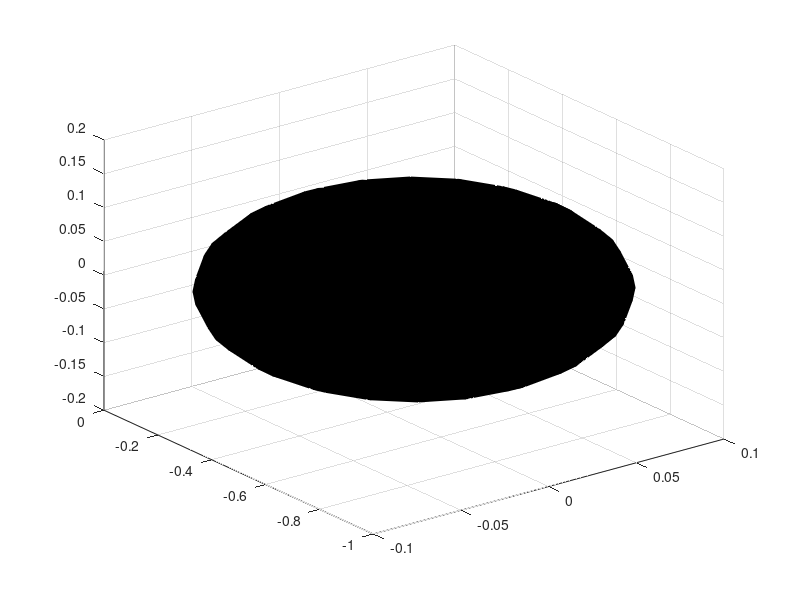

Reproduce this figure in MATLAB. (Note: this script raises an error after producing the figure.)
%%%%%%%%%%%%%%%%%%%%%%%%%%%%%%%%%%%%%%%%%%%%%%%%%%%%%%%%%%%%%%%%%%%%%%%%%%%
%%%%%                                                                 %%%%%
%%%%%                     SHOULDER MODEL 3D                           %%%%%
%%%%%                                                                 %%%%%
%%%%% Author: Humberto J De las Casas	                              %%%%%
%%%%%%%%%%%%%%%%%%%%%%%%%%%%%%%%%%%%%%%%%%%%%%%%%%%%%%%%%%%%%%%%%%%%%%%%%%%

close all
clear
clc

%%%%%%%%%%%%%%%%%%%%%%%%%%%%%%%%%%%%%%%%%%%%%%%%%%%%%%%%%%%%%%%%%%%%%%%%%%%
%%%%% All bodies in global coordinates:
%%%%% Axis on Schematic (Anterior View): Left "Z", Up "Y", Out "X".
ground=[0 0 0];
clavicle=[0.006325 0.00693 0.025465];
scapula=[-0.01433 0.02007 0.135535]+clavicle;
humerus=[-0.00955 -0.034 0.009]+scapula;
ulna=[0.0061 -0.2904 -0.0123]+humerus;
radius=[0.0004 -0.011503 0.019999]+ulna;
proximal_row=[0.018 -0.242 0.025]+radius;
hand=[0.003992 -0.015054 0.002327]+proximal_row;

%%%%%%%%%%%%%%%%%%%%%%%%%%%%%%%%%%%%%%%%%%%%%%%%%%%%%%%%%%%%%%%%%%%%%%%%%%%
%%%%% Bodies used for the project: "ground" and "humerus". PLOTS.
[x,y,z]=ellipsoid(ground(1),ground(2)-0.5,ground(3),0.1,0.5,0.12);
figure; surf(x,y,z,'FaceColor','k'); alpha 0.15; axis equal; view(90,0)
[x,y,z]=sphere; hold on; xlabel('X'); ylabel('Y'); zlabel('Z'); camroll(90)
surf(x*0.03,y*0.03,z*0.03,'FaceColor','b')
[x,y,z]=sphere;
surf(x*0.03+humerus(1),y*0.03+humerus(2),z*0.03+humerus(3),'FaceColor','r')
surf(x*0.03+humerus(1),y*0.03+humerus(2)-0.55,z*0.03+humerus(3),...
     'FaceColor','y'); legend('Body','Ground','Humerus','Wrist')
plot3([ground(1) humerus(1)],[ground(2) humerus(2)],...
      [ground(3) humerus(3)],'k','LineWidth',10)
plot3([humerus(1) humerus(1)],[humerus(2) humerus(2)-0.55],...
      [humerus(3) humerus(3)],'k','LineWidth',10)
plot3([ground(1) 0.30],[ground(2) 0],[ground(3) 0],'r','LineWidth',2)
plot3([ground(1) 0],[ground(2) 0.30],[ground(3) 0],'y','LineWidth',2)
plot3([ground(1) 0],[ground(2) 0],[ground(3) 0.30],'g','LineWidth',2)

%%%%%%%%%%%%%%%%%%%%%%%%%%%%%%%%%%%%%%%%%%%%%%%%%%%%%%%%%%%%%%%%%%%%%%%%%%%
%%%%% Muscles Attachments (10) - INITIAL POSITIONS.
DELT1_A=[0.009 -0.119 0.006]+humerus;           % Deltoid - 1.
DELT1_B=[-0.014 0.011 0.08]+clavicle;
DELT2_A=[0.005 -0.136 0.006]+humerus;           % Deltoid - 2.
DELT2_B=[-0.011 0 0.006]+scapula;
DELT3_A=[-0.056 0.001 -0.025]+scapula;          % Deltoid - 3.
DELT3_B=[0.002 -0.076 0.01]+humerus;
SUPSP_A=[0.003 0.011 0.026]+humerus;            % Supraspinatus.
SUPSP_B=[-0.044 -0.015 -0.059]+scapula;
INFSP_A=[-0.009 0.005 0.024]+humerus;           % Infraspinatus.
INFSP_B=[-0.074 -0.055 -0.048]+scapula;
SUBSC_A=[0.014 0.008 -0.013]+humerus;           % Subscapularis.
SUBSC_B=[-0.072 -0.039 -0.065]+scapula;
TMIN_A=[-0.001 -0.013 0.022]+humerus;           % Teres Minor.
TMIN_B=[-0.096 -0.081 -0.053]+scapula;
TMAJ_A=[0.01 -0.054 -0.006]+humerus;            % Teres Major.
TMAJ_B=[-0.105 -0.103 -0.058]+scapula;
CORB_A=[0.012 -0.041 -0.027]+scapula;           % Coracobra Chialis.
CORB_B=[0.007 -0.15 -0.008]+humerus;
TRIlong_A=[-0.046 -0.041 -0.014]+scapula;       % Triceps Brachi Long Head.
TRIlong_B=[-0.022 0.01 -0.001]+ulna;

%%%%%%%%%%%%%%%%%%%%%%%%%%%%%%%%%%%%%%%%%%%%%%%%%%%%%%%%%%%%%%%%%%%%%%%%%%%
%%%%% Ploting the Muscles Attachments.
plot3([DELT1_A(1) DELT1_B(1)],[DELT1_A(2) DELT1_B(2)],...
      [DELT1_A(3) DELT1_B(3)],'c','LineWidth',2);
plot3([DELT2_A(1) DELT2_B(1)],[DELT2_A(2) DELT2_B(2)],...
      [DELT2_A(3) DELT2_B(3)],'c','LineWidth',2);
plot3([DELT3_A(1) DELT3_B(1)],[DELT3_A(2) DELT3_B(2)],...
      [DELT3_A(3) DELT3_B(3)],'c','LineWidth',2);
plot3([SUPSP_A(1) SUPSP_B(1)],[SUPSP_A(2) SUPSP_B(2)],...
      [SUPSP_A(3) SUPSP_B(3)],'c','LineWidth',2);
plot3([INFSP_A(1) INFSP_B(1)],[INFSP_A(2) INFSP_B(2)],...
      [INFSP_A(3) INFSP_B(3)],'c','LineWidth',2);
plot3([SUBSC_A(1) SUBSC_B(1)],[SUBSC_A(2) SUBSC_B(2)],...
      [SUBSC_A(3) SUBSC_B(3)],'c','LineWidth',2);
plot3([TMIN_A(1) TMIN_B(1)],[TMIN_A(2) TMIN_B(2)],...
      [TMIN_A(3) TMIN_B(3)],'c','LineWidth',2);
plot3([TMAJ_A(1) TMAJ_B(1)],[TMAJ_A(2) TMAJ_B(2)],...
      [TMAJ_A(3) TMAJ_B(3)],'c','LineWidth',2);
plot3([CORB_A(1) CORB_B(1)],[CORB_A(2) CORB_B(2)],...
      [CORB_A(3) CORB_B(3)],'c','LineWidth',2);
plot3([TRIlong_A(1) TRIlong_B(1)],[TRIlong_A(2) TRIlong_B(2)],...
      [TRIlong_A(3) TRIlong_B(3)],'c','LineWidth',2);

%%%%%%%%%%%%%%%%%%%%%%%%%%%%%%%%%%%%%%%%%%%%%%%%%%%%%%%%%%%%%%%%%%%%%%%%%%%
%%%%% Symbolic Variables. 
syms q1 q2 q3 q1dot q2dot q3dot q1ddot q2ddot q3ddot g
qdot=[q1dot;q2dot;q3dot];qddot=[q1ddot;q2ddot;q3ddot];

%%%%%%%%%%%%%%%%%%%%%%%%%%%%%%%%%%%%%%%%%%%%%%%%%%%%%%%%%%%%%%%%%%%%%%%%%%%
%%%%% Frames transformation on function of q=[q1 q2 q3].  
Q_00=eye(4)+[zeros(4,3) [ground(1);ground(2);ground(3);0]];
Q_Humerus_0=(eye(4)+[zeros(4,3) [humerus(1);humerus(2);humerus(3);0]]);
Q_Humerus_1=Q_Humerus_0*[cos(q1) -sin(q1) 0 0;sin(q1) cos(q1) 0 0 ...
        ;0 0 1 0;0 0 0 1]*[1 0 0 0;0 0 1 0;0 -1 0 0;0 0 0 1];
Q_Humerus_2=Q_Humerus_1*...
        [cos(q2) -sin(q2) 0 0;sin(q2) cos(q2) ...
        0 0;0 0 1 0;0 0 0 1]*[0 -1 0 0;1 0 0 0;0 0 1 0; 0 0 0 1]*...
        [1 0 0 0;0 0 -1 0;0 1 0 0; 0 0 0 1];
Q_Humerus_3=Q_Humerus_2*[cos(q3) -sin(q3) ...
        0 0;sin(q3) cos(q3) 0 0;0 0 1 0;0 0 0 1];

Q_Ulna_1=Q_Humerus_1*(eye(4)+[zeros(4,3) [ulna(1)-humerus(1);...
        -ulna(3)+humerus(3);ulna(2)-humerus(2);0]]);
Q_Ulna_2=Q_Humerus_2*(eye(4)+[zeros(4,3) [-ulna(3)+humerus(3);...
        ulna(2)-humerus(2);ulna(1)-humerus(1);0]]);
Q_Ulna_3=Q_Humerus_3*(eye(4)+[zeros(4,3) [-ulna(3)+humerus(3);...
        ulna(2)-humerus(2);ulna(1)-humerus(1);0]]);

Q_Radius_1=Q_Ulna_1*(eye(4)+[zeros(4,3) [radius(1)-ulna(1);...
        -radius(3)+ulna(3);radius(2)-ulna(2);0]]);
Q_Radius_2=Q_Ulna_2*(eye(4)+[zeros(4,3) [-radius(3)+ulna(3);...
        radius(2)-ulna(2);radius(1)-ulna(1);0]]);
Q_Radius_3=Q_Ulna_3*(eye(4)+[zeros(4,3) [-radius(3)+ulna(3);...
        radius(2)-ulna(2);radius(1)-ulna(1);0]]);

Q_PR_1=Q_Radius_1*(eye(4)+[zeros(4,3) [proximal_row(1)-radius(1);...
        -proximal_row(3)+radius(3);proximal_row(2)-radius(2);0]]);
Q_PR_2=Q_Radius_2*(eye(4)+[zeros(4,3) [-proximal_row(3)+radius(3);...
        proximal_row(2)-radius(2);proximal_row(1)-radius(1);0]]);
Q_PR_3=Q_Radius_3*(eye(4)+[zeros(4,3) [-proximal_row(3)+radius(3);...
        proximal_row(2)-radius(2);proximal_row(1)-radius(1);0]]);

Q_Hand_1=Q_PR_1*(eye(4)+[zeros(4,3) [hand(1)-proximal_row(1);...
        -hand(3)+proximal_row(3);hand(2)-proximal_row(2);0]]);
Q_Hand_2=Q_PR_2*(eye(4)+[zeros(4,3) [-hand(3)+proximal_row(3);...
        hand(2)-proximal_row(2);hand(1)-proximal_row(1);0]]);
Q_Hand_3=Q_PR_3*(eye(4)+[zeros(4,3) [-hand(3)+proximal_row(3);...
        hand(2)-proximal_row(2);hand(1)-proximal_row(1);0]]);

%%%%%%%%%%%%%%%%%%%%%%%%%%%%%%%%%%%%%%%%%%%%%%%%%%%%%%%%%%%%%%%%%%%%%%%%%%%
%%%%% Jacobian respect to the center of mass.
%%%%%%%%%%%%%%%%%%%%%%%%%%%%%%%%%%%%%%%%%%%%%%%%%%%%%%%%%%%%%%%%%%%%%%%%%%%

%%%%%%%%%%%%%%%%%%%%%%%%%%%%%%%%%%%%%%%%%%%%%%%%%%%%%%%%%%%%%%%%%%%%%%%%%%%
%%%%% Physical parameters - Humerus:
Humerus_mass=1.99757;
Humerus_mass_center_1=Q_Humerus_1*(eye(4)+[zeros(4,3) ...
        [0.018064;0.012746;-0.140141;0]]);
Humerus_mass_center_2=Q_Humerus_2*(eye(4)+[zeros(4,3) ...
        [0.012746;-0.140141;0.018064;0]]);    
Humerus_mass_center_3=Q_Humerus_3*(eye(4)+[zeros(4,3) ...
        [0.012746;-0.140141;0.018064;0]]);
Humerus_I=[0.01227763 -3.4741E-4 -2.325E-4;-3.4741E-4 0.00255133 0.0012293; ...
        -2.325E-4 0.0012293 0.01257888];                                   

%%%%%%%%%%%%%%%%%%%%%%%%%%%%%%%%%%%%%%%%%%%%%%%%%%%%%%%%%%%%%%%%%%%%%%%%%%%
%%%%% Physical parameters - Ulna, Radius and Hand:
Ulna_mass=1.1053;
Radius_mass=0.23359;
Hand_mass=0.5819;
Ulna_mass_center_1=Q_Ulna_1*(eye(4)+[zeros(4,3) ...
        [0.00971783;-0.024286;-0.0959509;0]]);
Ulna_mass_center_2=Q_Ulna_2*(eye(4)+[zeros(4,3) ...
        [-0.024286;-0.0959509;0.00971783;0]]);
Ulna_mass_center_3=Q_Ulna_3*(eye(4)+[zeros(4,3) ...
        [-0.024286;-0.0959509;0.00971783;0]]);
Radius_mass_center_1=Q_Radius_1*(eye(4)+[zeros(4,3) ...
        [0.0336341;-0.0156;-0.181559;0]]);
Radius_mass_center_2=Q_Radius_2*(eye(4)+[zeros(4,3) ...
        [-0.0156;-0.181559;0.0336341;0]]);
Radius_mass_center_3=Q_Radius_3*(eye(4)+[zeros(4,3) ...
        [-0.0156;-0.181559;0.0336341;0]]);
Hand_mass_center_1=Q_Hand_1*(eye(4)+[zeros(4,3) ...
        [-0.00301314;0.00112205;-0.0424993;0]]);
Hand_mass_center_2=Q_Hand_2*(eye(4)+[zeros(4,3) ...
        [0.00112205;-0.0424993;-0.00301314;0]]);
Hand_mass_center_3=Q_Hand_3*(eye(4)+[zeros(4,3) ...
        [0.00112205;-0.0424993;-0.00301314;0]]);
Ulna_I=[0.00541309 3.1686E-4 -7.615E-5;3.1686E-4 ...
        0.00115318 0.00109169;-7.615E-5 0.00109169 0.00494361];
Radius_I=[4.3855E-4 3.014E-5 -4.24E-6; 3.014E-5 8.859E-5 ...
        6.418E-5; -4.24E-6 6.418E-5 4.0258E-4];
Hand_I=[1.1E-4 9.0E-7 -2.0E-7;9.0E-7 6.0E-5 1.2E-5; ...
        -2.0E-7 1.2E-5 1.5E-4];
    
%%%%%%%%%%%%%%%%%%%%%%%%%%%%%%%%%%%%%%%%%%%%%%%%%%%%%%%%%%%%%%%%%%%%%%%%%%%
%%%%% Due to the model only has 3 DOFs on the humerus socket-ball joint, 
%%%%% the Z vectors direction are the same for all frames.
Z_0=Q_Humerus_0(1:3,3);
Z_1=Q_Humerus_1(1:3,3);
Z_2=Q_Humerus_2(1:3,3);

%%%%%%%%%%%%%%%%%%%%%%%%%%%%%%%%%%%%%%%%%%%%%%%%%%%%%%%%%%%%%%%%%%%%%%%%%%%
%%%%% Jacobian - Humerus:
J_Humerus=cross(Z_0,Humerus_mass_center_1(1:3,4)-Q_Humerus_0(1:3,4));
J_Humerus(1:3,2)=cross(Z_1,Humerus_mass_center_2(1:3,4)-Q_Humerus_0(1:3,4));
J_Humerus(1:3,3)=cross(Z_2,Humerus_mass_center_3(1:3,4)-Q_Humerus_0(1:3,4));    
J_Humerus(4:6,1:3)=[Z_0 Z_1 Z_2];
J_Humerus=simplify(J_Humerus);

%%%%%%%%%%%%%%%%%%%%%%%%%%%%%%%%%%%%%%%%%%%%%%%%%%%%%%%%%%%%%%%%%%%%%%%%%%%
%%%%% Jacobian - Ulna:
J_Ulna=cross(Z_0,Ulna_mass_center_1(1:3,4)-Q_Humerus_0(1:3,4));
J_Ulna(1:3,2)=cross(Z_1,Ulna_mass_center_2(1:3,4)-Q_Humerus_0(1:3,4));
J_Ulna(1:3,3)=cross(Z_2,Ulna_mass_center_3(1:3,4)-Q_Humerus_0(1:3,4));    
J_Ulna(4:6,1:3)=[Z_0 Z_1 Z_2];
J_Ulna=simplify(J_Ulna);

%%%%%%%%%%%%%%%%%%%%%%%%%%%%%%%%%%%%%%%%%%%%%%%%%%%%%%%%%%%%%%%%%%%%%%%%%%%
%%%%% Jacobian - Radius:
J_Radius=cross(Z_0,Radius_mass_center_1(1:3,4)-Q_Humerus_0(1:3,4));
J_Radius(1:3,2)=cross(Z_1,Radius_mass_center_2(1:3,4)-Q_Humerus_0(1:3,4));
J_Radius(1:3,3)=cross(Z_2,Radius_mass_center_3(1:3,4)-Q_Humerus_0(1:3,4));    
J_Radius(4:6,1:3)=[Z_0 Z_1 Z_2];
J_Radius=simplify(J_Radius);

%%%%%%%%%%%%%%%%%%%%%%%%%%%%%%%%%%%%%%%%%%%%%%%%%%%%%%%%%%%%%%%%%%%%%%%%%%%
%%%%% Jacobian - Hand:
J_Hand=cross(Z_0,Hand_mass_center_1(1:3,4)-Q_Humerus_0(1:3,4));
J_Hand(1:3,2)=cross(Z_1,Hand_mass_center_2(1:3,4)-Q_Humerus_0(1:3,4));
J_Hand(1:3,3)=cross(Z_2,Hand_mass_center_3(1:3,4)-Q_Humerus_0(1:3,4));    
J_Hand(4:6,1:3)=[Z_0 Z_1 Z_2];
J_Hand=simplify(J_Hand);

%%%%%%%%%%%%%%%%%%%%%%%%%%%%%%%%%%%%%%%%%%%%%%%%%%%%%%%%%%%%%%%%%%%%%%%%%%%
%%%%% Mass Matrix.
%%%%%%%%%%%%%%%%%%%%%%%%%%%%%%%%%%%%%%%%%%%%%%%%%%%%%%%%%%%%%%%%%%%%%%%%%%%

%%%%%%%%%%%%%%%%%%%%%%%%%%%%%%%%%%%%%%%%%%%%%%%%%%%%%%%%%%%%%%%%%%%%%%%%%%%
%%%%% Mass - Humerus:
R1=Q_Humerus_1(1:3,1:3);
R2=Q_Humerus_2(1:3,1:3);
R3=Q_Humerus_3(1:3,1:3);
M_Humerus=simplify(...
            J_Humerus(4:6,1:3).'*R1*Humerus_I*R1.'*J_Humerus(4:6,1:3)+...
            J_Humerus(4:6,1:3).'*R2*Humerus_I*R2.'*J_Humerus(4:6,1:3)+...
            J_Humerus(4:6,1:3).'*R3*Humerus_I*R3.'*J_Humerus(4:6,1:3)+...
            Humerus_mass*J_Humerus(1:3,1:3).'*J_Humerus(1:3,1:3));
        
%%%%%%%%%%%%%%%%%%%%%%%%%%%%%%%%%%%%%%%%%%%%%%%%%%%%%%%%%%%%%%%%%%%%%%%%%%%
%%%%% Mass - Ulna:
R1=Q_Ulna_1(1:3,1:3);
R2=Q_Ulna_2(1:3,1:3);
R3=Q_Ulna_3(1:3,1:3);
M_Ulna=simplify(...
            J_Ulna(4:6,1:3).'*R1*Ulna_I*R1.'*J_Ulna(4:6,1:3)+...
            J_Ulna(4:6,1:3).'*R2*Ulna_I*R2.'*J_Ulna(4:6,1:3)+...
            J_Ulna(4:6,1:3).'*R3*Ulna_I*R3.'*J_Ulna(4:6,1:3)+...
            Ulna_mass*J_Ulna(1:3,1:3).'*J_Ulna(1:3,1:3));

%%%%%%%%%%%%%%%%%%%%%%%%%%%%%%%%%%%%%%%%%%%%%%%%%%%%%%%%%%%%%%%%%%%%%%%%%%%
%%%%% Mass - Radius:
R1=Q_Radius_1(1:3,1:3);
R2=Q_Radius_2(1:3,1:3);
R3=Q_Radius_3(1:3,1:3);
M_Radius=simplify(...
            J_Radius(4:6,1:3).'*R1*Radius_I*R1.'*J_Radius(4:6,1:3)+...
            J_Radius(4:6,1:3).'*R2*Radius_I*R2.'*J_Radius(4:6,1:3)+...
            J_Radius(4:6,1:3).'*R3*Radius_I*R3.'*J_Radius(4:6,1:3)+...
            Radius_mass*J_Radius(1:3,1:3).'*J_Radius(1:3,1:3));
               
%%%%%%%%%%%%%%%%%%%%%%%%%%%%%%%%%%%%%%%%%%%%%%%%%%%%%%%%%%%%%%%%%%%%%%%%%%%
%%%%% Mass - Hand:
R1=Q_Hand_1(1:3,1:3);
R2=Q_Hand_2(1:3,1:3);
R3=Q_Hand_3(1:3,1:3);
M_Hand=simplify(...
            J_Hand(4:6,1:3).'*R1*Hand_I*R1.'*J_Hand(4:6,1:3)+...
            J_Hand(4:6,1:3).'*R2*Hand_I*R2.'*J_Hand(4:6,1:3)+...
            J_Hand(4:6,1:3).'*R3*Hand_I*R3.'*J_Hand(4:6,1:3)+...
            Hand_mass*J_Hand(1:3,1:3).'*J_Hand(1:3,1:3));
               
%%%%%%%%%%%%%%%%%%%%%%%%%%%%%%%%%%%%%%%%%%%%%%%%%%%%%%%%%%%%%%%%%%%%%%%%%%%
%%%%% Mass Matrix.
M_q=M_Humerus+M_Ulna+M_Radius+M_Hand;
isequal(M_q,M_q.');                     % It is symmetric!

%%%%%%%%%%%%%%%%%%%%%%%%%%%%%%%%%%%%%%%%%%%%%%%%%%%%%%%%%%%%%%%%%%%%%%%%%%%
%%%%% Coriolis Matrix.
%%%%%%%%%%%%%%%%%%%%%%%%%%%%%%%%%%%%%%%%%%%%%%%%%%%%%%%%%%%%%%%%%%%%%%%%%%%             
q=[q1;q2;q3];
for i=1:3
    for j=1:3
        for k=1:3
c(i,j,k)=((diff(M_q(k,j),q(i)))+(diff(M_q(k,i),q(j)))...
        -(diff(M_q(i,j),q(k))))/2;
        end
    end
end
for k=1:3
    for j=1:3
C_qqdot(k,j)=c(1,j,k)*q1dot+c(2,j,k)*q2dot+c(3,j,k)*q3dot;
    end
end
for i=1:3
    for j=1:3
M_DOT(i,j)=diff(M_q(i,j),q1)*q1dot+diff(M_q(i,j),q2)*...
           q2dot+diff(M_q(i,j),q3)*q3dot;
    end
end
N_qqdot=simplify(M_DOT-2*C_qqdot);
isequal(N_qqdot,-N_qqdot.');                % It is skew-symmetric!

%%%%%%%%%%%%%%%%%%%%%%%%%%%%%%%%%%%%%%%%%%%%%%%%%%%%%%%%%%%%%%%%%%%%%%%%%%%
%%%%% Gravity Matrix.
%%%%%%%%%%%%%%%%%%%%%%%%%%%%%%%%%%%%%%%%%%%%%%%%%%%%%%%%%%%%%%%%%%%%%%%%%%% 
g_v=[0;0;-g];
P_Humerus=-Humerus_mass*g_v.'*Humerus_mass_center_3(1:3,4);
P_Ulna=-Ulna_mass*g_v.'*Ulna_mass_center_3(1:3,4);
P_Radius=-Radius_mass*g_v.'*Radius_mass_center_3(1:3,4);
P_Hand=-Hand_mass*g_v.'*Hand_mass_center_3(1:3,4);
P_Total=P_Humerus+P_Ulna+P_Radius+P_Hand;

g_q(1)=simplify(diff(P_Total,q1));
g_q(2,1)=simplify(diff(P_Total,q2));
g_q(3,1)=simplify(diff(P_Total,q3));   

%%%%%%%%%%%%%%%%%%%%%%%%%%%%%%%%%%%%%%%%%%%%%%%%%%%%%%%%%%%%%%%%%%%%%%%%%%%
%%%%% PART II
%%%%%%%%%%%%%%%%%%%%%%%%%%%%%%%%%%%%%%%%%%%%%%%%%%%%%%%%%%%%%%%%%%%%%%%%%%% 
               
%%%%%%%%%%%%%%%%%%%%%%%%%%%%%%%%%%%%%%%%%%%%%%%%%%%%%%%%%%%%%%%%%%%%%%%%%%%
%%%%% Muscles Attachments (10) - IN FCN OF q=[q1 q2 q3].
DELT1_A=Q_Humerus_3*(eye(4)+[zeros(4,3) [0.009;-0.119;0.006;0]]);
DELT1_B=[-0.014 0.011 0.08]+clavicle;
DELT2_A=Q_Humerus_3*(eye(4)+[zeros(4,3) [0.005;-0.136;0.006;0]]);
DELT2_B=[-0.011 0 0.006]+scapula;
DELT3_A=[-0.056 0.001 -0.025]+scapula;
DELT3_B=Q_Humerus_3*(eye(4)+[zeros(4,3) [0.002;-0.076;0.01;0]]);
SUPSP_A=Q_Humerus_3*(eye(4)+[zeros(4,3) [0.003;0.011;0.026;0]]);
SUPSP_B=[-0.044 -0.015 -0.059]+scapula;
INFSP_A=Q_Humerus_3*(eye(4)+[zeros(4,3) [-0.009;0.005;0.024;0]]);
INFSP_B=[-0.074 -0.055 -0.048]+scapula;
SUBSC_A=Q_Humerus_3*(eye(4)+[zeros(4,3) [0.014;0.008;-0.013;0]]);
SUBSC_B=[-0.072 -0.039 -0.065]+scapula;
TMIN_A=Q_Humerus_3*(eye(4)+[zeros(4,3) [-0.001;-0.013;0.022;0]]);
TMIN_B=[-0.096 -0.081 -0.053]+scapula;
TMAJ_A=Q_Humerus_3*(eye(4)+[zeros(4,3) [0.01;-0.054;-0.006;0]]);
TMAJ_B=[-0.105 -0.103 -0.058]+scapula;
CORB_A=[0.012 -0.041 -0.027]+scapula;
CORB_B=Q_Humerus_3*(eye(4)+[zeros(4,3) [0.007;-0.15;-0.008;0]]);
TRIlong_A=[-0.046 -0.041 -0.014]+scapula;
TRIlong_B=Q_Ulna_3*(eye(4)+[zeros(4,3) [-0.022;0.01;-0.001;0]]);

%%%%%%%%%%%%%%%%%%%%%%%%%%%%%%%%%%%%%%%%%%%%%%%%%%%%%%%%%%%%%%%%%%%%%%%%%%%
%%%%% Computing muscle lengths:
L_DELT1=simplify(norm(DELT1_A(1:3,4)-DELT1_B.'));
L_DELT2=simplify(norm(DELT2_A(1:3,4)-DELT2_B.'));
L_DELT3=simplify(norm(DELT3_A.'-DELT3_B(1:3,4)));
L_SUPSP=simplify(norm(SUPSP_A(1:3,4)-SUPSP_B.'));
L_INFSP=simplify(norm(INFSP_A(1:3,4)-INFSP_B.'));
L_SUBSC=simplify(norm(SUBSC_A(1:3,4)-SUBSC_B.'));
L_TMIN=simplify(norm(TMIN_A(1:3,4)-TMIN_B.'));
L_TMAJ=simplify(norm(TMAJ_A(1:3,4)-TMAJ_B.'));
L_CORB=simplify(norm(CORB_A.'-CORB_B(1:3,4)));
L_TRIlong=simplify(norm(TRIlong_A.'-TRIlong_B(1:3,4)));

%%%%%%%%%%%%%%%%%%%%%%%%%%%%%%%%%%%%%%%%%%%%%%%%%%%%%%%%%%%%%%%%%%%%%%%%%%%
%%%%% Computing unit vector of muscles:
Unit_DELT1=simplify((DELT1_A(1:3,4)-DELT1_B.')/L_DELT1);
Unit_DELT2=simplify((DELT2_A(1:3,4)-DELT2_B.')/L_DELT2);
Unit_DELT3=simplify((DELT3_A.'-DELT3_B(1:3,4))/L_DELT3);
Unit_SUPSP=simplify((SUPSP_A(1:3,4)-SUPSP_B.')/L_SUPSP);
Unit_INFSP=simplify((INFSP_A(1:3,4)-INFSP_B.')/L_INFSP);
Unit_SUBSC=simplify((SUBSC_A(1:3,4)-SUBSC_B.')/L_SUBSC);
Unit_TMIN=simplify((TMIN_A(1:3,4)-TMIN_B.')/L_TMIN);
Unit_TMAJ=simplify((TMAJ_A(1:3,4)-TMAJ_B.')/L_TMAJ);
Unit_CORB=simplify((CORB_A.'-CORB_B(1:3,4))/L_CORB);
Unit_TRIlong=simplify((+TRIlong_A.'-TRIlong_B(1:3,4))/L_TRIlong);

%%%%%%%%%%%%%%%%%%%%%%%%%%%%%%%%%%%%%%%%%%%%%%%%%%%%%%%%%%%%%%%%%%%%%%%%%%%
%%%%% Optimal lengths:
L_opt_DELT1=0.0976;
L_opt_DELT2=0.1078;
L_opt_DELT3=0.1367;
L_opt_SUPSP=0.0682;
L_opt_INFSP=0.0755;
L_opt_SUBSC=0.0873;
L_opt_TMIN=0.0741;
L_opt_TMAJ=0.1624;
L_opt_CORB=0.0932;
L_opt_TRIlong=0.134;

%%%%%%%%%%%%%%%%%%%%%%%%%%%%%%%%%%%%%%%%%%%%%%%%%%%%%%%%%%%%%%%%%%%%%%%%%%%
%%%%% Initial lengths:
q1=0;q2=0;q3=0;
L_0_DELT1=eval(L_DELT1);                                                        
L_0_DELT2=eval(L_DELT2);
L_0_DELT3=eval(L_DELT3);
L_0_SUPSP=eval(L_SUPSP);
L_0_INFSP=eval(L_INFSP);
L_0_SUBSC=eval(L_SUBSC);
L_0_TMIN=eval(L_TMIN);
L_0_TMAJ=eval(L_TMAJ);
L_0_CORB=eval(L_CORB);
L_0_TRIlong=eval(L_TRIlong);

%%%%%%%%%%%%%%%%%%%%%%%%%%%%%%%%%%%%%%%%%%%%%%%%%%%%%%%%%%%%%%%%%%%%%%%%%%%
%%%%% Split percentage between segment and tendon lengths:
SP_DELT1=L_0_DELT1;
SP_DELT2=L_0_DELT2;
SP_DELT3=L_0_DELT3;
SP_SUPSP=L_0_SUPSP;
SP_INFSP=L_0_INFSP;
SP_SUBSC=L_0_SUBSC;
SP_TMIN=L_0_TMIN;
SP_TMAJ=L_0_TMAJ;
SP_CORB=L_0_CORB;
SP_TRIlong=L_0_TRIlong;

%%%%%%%%%%%%%%%%%%%%%%%%%%%%%%%%%%%%%%%%%%%%%%%%%%%%%%%%%%%%%%%%%%%%%%%%%%%
%%%%% Dynamic Equation for initial values of q=[0 0 0].
DE_0=simplify(eval(M_q*qddot+C_qqdot*qdot+g_q));






